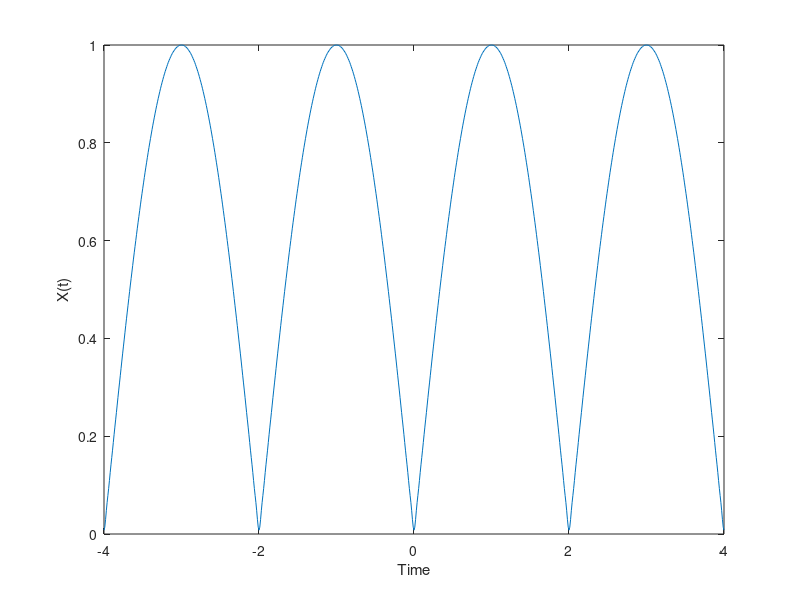
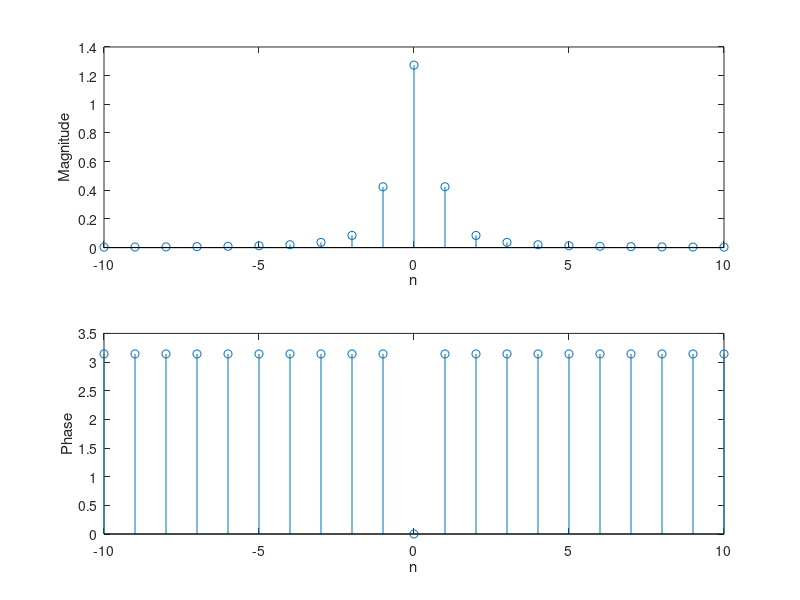
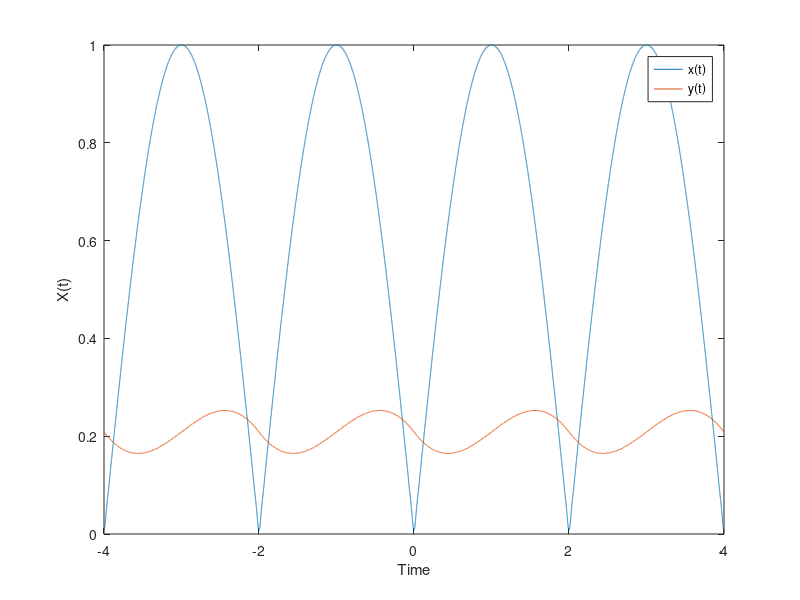

These figures' MATLAB source, in order: (Note: this script raises an error after producing the figures.)
%% Part 1
  
  % A)
  
  p = 2;
  t = -4:0.01:4;
  V_s = 0;
  a_o = 2/pi;
  w_o = pi;
  
for n = 1:1:40
     V_s = V_s + (4/(pi*(1-4*n^2)))*exp(t.*w_o*n*1i); 
end

figure(1)
V_s = V_s + a_o;
plot(t,V_s)
xlabel("Time");
ylabel("X(t)");


% B)

n = -10:1:10;
D_n = (4/pi)./(1-4*n.^2);
phase = angle(D_n);
mag = abs(D_n);
figure(2)
subplot(2,1,1)
stem(n, mag);
xlabel("n");
ylabel("Magnitude");
subplot(2,1,2)
stem(n, phase);
xlabel("n");
ylabel("Phase");



%c

  
  p = 2;
  t = -4:0.0002:4;
  Y = 0;
  a_o = 2/pi;
  w = pi;
  H = 0;
  V_s = 0;
  
  
for n = 1:1:40
     V_s = V_s + (4/(pi*(1-4*n^2)))*exp(t.*w_o*n*1i); 
end

for n = 1:1:10
     H = 10/(30.5*1i*n*w);
     an = 4/(pi*(1-4*n^2));
     Y = Y + an*exp(t.*w*n*1i)*H;
end
figure(3)
H = 10/30.5;
Y = Y + a_o*H;
figure(3)
plot(t,V_s+a_o);
hold on
plot(t,Y);
xlabel("Time");
ylabel("X(t)");
legend('x(t)','y(t)');




%% LAB EXERCISE 2

% I've the the Dn formula to get fourier series of the graph




t = linspace(-4,4);
x_t2 = 0;


for n = -25:1:25
    if(n==0)
        continue;
    else
        Dn = (1/1i*pi*n)*(1-exp(1i*pi*n));
        x = Dn*exp(t.*2*pi*1i*n);
        x_2t=x_2t+x;
    end
    
end
figure(4)
subplot(3,1,1);
plot(t,xt)
title("Fourier Series");
ylabel("x_2(t)");
xlabel("Time (t)");
grid on
    

t = linspace(-3,3);
xt = 0;


for n = -25:2:25
        a = (4/(pi*n))*sin(n*pi.*t);
        xt = xt + a;
end
grid on

subplot(3,1,2);
h = 8.*exp(t*-20).*heaviside(t);
y = conv(xt,h);
plot(y);
ylabel("y(t)");
xlabel("Time (t)");
grid on

 % Part 2
 
 subplot(3,1,3);
h = 8.*exp(t*-2).*heaviside(t);
y2 = conv(xt,h);
plot(y2);
ylabel("y_2(t)");
xlabel("Time (t)");
grid on

%% LAB EXERCISE 3

figure(5)

y1 = 8;
x1 = [1 20];
subplot(2,1,1)
sys1 = tf(y1,x1);
bode(sys1, {0.01, 1000}); 
y2 = 8;
x2 = [2 2];
subplot(2,1,2)
sys2 = tf(y2,x2);
bode(sys2, {0.01, 1000}); 

% 3B

% 2c has a greater magnitude cutoff than 2b, but converges at high
% frequecies. In addition,2b phase cut off in lower thatn 2c.

% 3c

t = -4:0.0001:4;
w = pi;
y = 0;
for n = -25:2:25
    if n == 0
        continue;
    else
        h1 = 8 / (20 + 1i * n * w);
        h2 = 8 / (2 + 1i * n * w);
        dn = (1 / (1i * w * n)) * (1 - exp(1i * -w * n));
        y = y + dn * h1 * h2 * exp(1j * n * w * t); 
    end
end
figure(6)
plot(t, y);
title('y(t)');
xlabel('Time');
ylabel('Amplitude');
grid;

%% EXERCISE 4

figure(7)
r1 = 10;
rl = 100;
c = 0.0001;
s1 = tf(1, [(r1 * c) (1 + r1 / rl)]);
bode(s1, {0.001, 100});
title('H(w)');
grid;

%% EXERCISE 5

% part a





